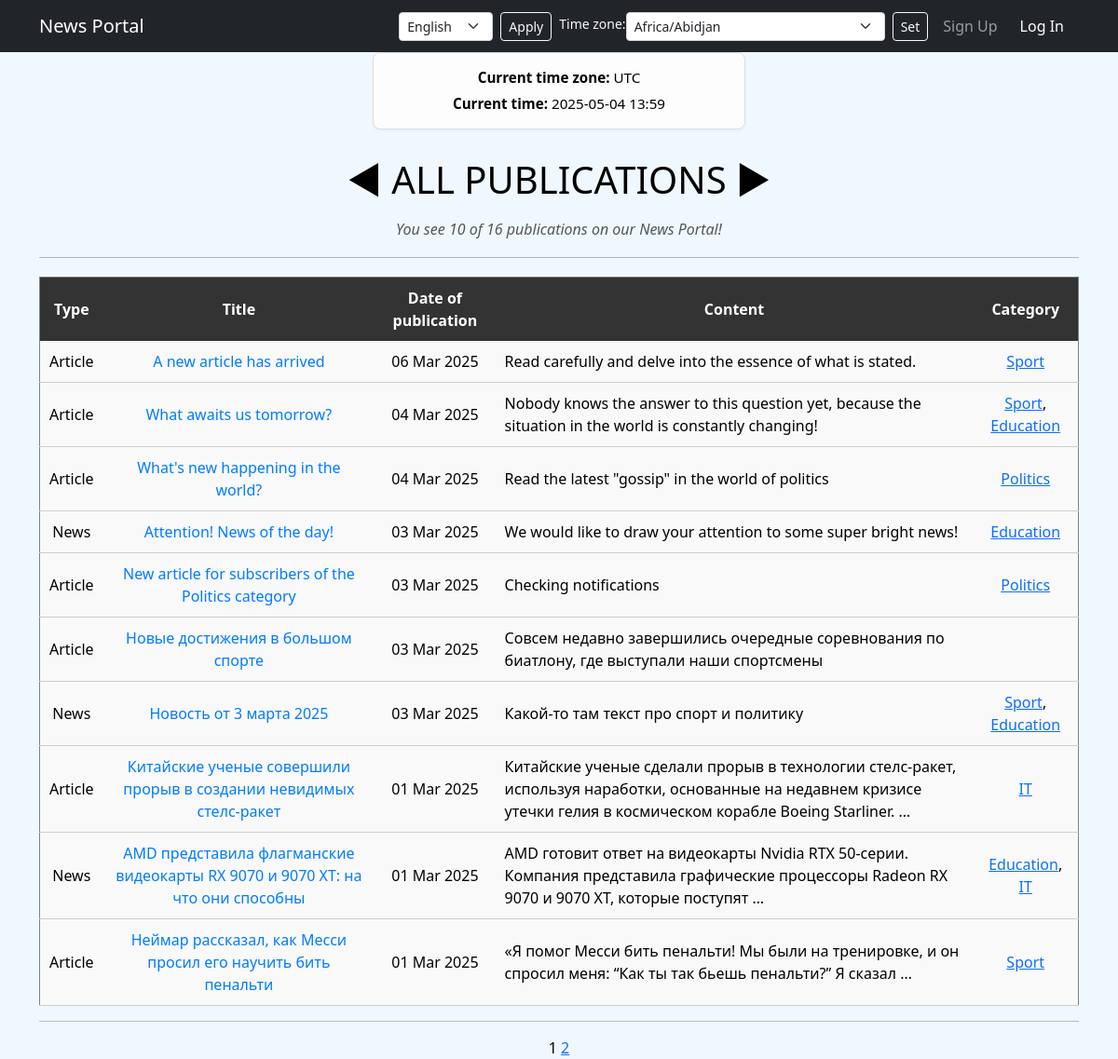
Page /news/ on the committed database.
### news/models.py (models this page shows, shortened)
class Post(models.Model):
    author = models.ForeignKey(
        Author,
        on_delete=models.CASCADE,
        help_text=_('Author of publication'),
        verbose_name=_('Author'),
    )
    ARTICLE = 'AR'
    NEWS = 'NW'
    CATEGORIES = (
        (NEWS, _('News')),
        (ARTICLE, _('Article')),
    )
    publication = models.CharField(
        max_length=2,
        choices=CATEGORIES,
        default=NEWS,
        verbose_name = _('Publication'),
    )
    date_creation = models.DateTimeField(auto_now_add=True, verbose_name=_('Date of publication'))
    post_category = models.ManyToManyField(Category, through='PostCategory')
    title = models.CharField(max_length=256, verbose_name=_('Title'))
    text = models.TextField(verbose_name=_('Text'))
    rating = models.SmallIntegerField(default=0, verbose_name=_('Rating'))
    class Meta:
        verbose_name = _('Publication')
        verbose_name_plural = _('Publications')

class Category(models.Model):
    name_category = models.CharField(
        max_length=64,
        unique=True,
        help_text=_('name category'),
        verbose_name=_('Category Name'),
    )
    subscribers = models.ManyToManyField(User, related_name='categories')
    def __str__(self):
        return f'{self.name_category}'
    class Meta:
        verbose_name = _('Category')
        verbose_name_plural = _('Categories')

### news/views.py (the view, shortened to what this page needs)
# urls.py: path('', NewsList.as_view(), name='news_list'),
class NewsList(ListView):
    model = Post
    ordering = '-date_creation'
    template_name = 'news.html'
    context_object_name = 'news'
    paginate_by = 10
    def get_context_data(self, **kwargs):
        context = super().get_context_data(**kwargs)
        timezone_name = self.request.session.get('django_timezone', 'UTC')
        user_timezone = pytz.timezone(timezone_name)  # Получаем объект часового пояса
        current_time = timezone.now().astimezone(user_timezone)  # Переводим время в выбранный часовой пояс
        time_of_day = "day" if 7 <= current_time.hour < 19 else "night"
        context['is_author'] = self.request.user.is_authenticated and self.request.user.groups.filter(name='authors').exists()
        context['current_time'] = current_time  # Добавляем время в контекст
        context['time_of_day'] = time_of_day  # Добавляем информацию о времени суток
        context['date_creation'] = datetime.utcnow()
        if self.request.user.is_authenticated and context['is_author']:
            limit = settings.DAY_LIMIT_POSTS
            prev_day = timezone.now() - timedelta(hours=24)
            posts_day_count = Post.objects.filter(
                date_creation__gte=prev_day,
                author__authorUser=self.request.user
            ).count()
            context.update({
                'limit': limit,
                'count': posts_day_count,
                'posts_limit': posts_day_count >= limit,
            })
        else:
            context.update({'limit': 0, 'count': 0, 'posts_limit': False})
        context['timezones'] = pytz.common_timezones  # Добавляем список всех часовых поясов
        return context

### news/templatetags/custom_filters.py (called while the page is built)
@register.filter()
def censor(value):
    bad_word = ['Искусство', 'Мэр', 'геймеров', 'очко']
    for word in value.split():
        for i in bad_word:
            if i.lower() in word.lower().replace(',.:;/-\\""', ''):
                value = value.replace(i, f"{i[0]}{'*' * (len(i) - 1)}")
    if not isinstance(value, str):
        raise TypeError(f'Filter applied to an unresolved type {type(value)}\nAllowed type str')
    return value

### templates/news.html (shortened to what this page needs)
{% extends 'flatpages/default.html' %}
{% load i18n %}
{% load tz %}
{% load custom_filters %}
{% block content %}
<h1 style="text-align: center; margin-bottom: 20px;">◄ {% trans "ALL PUBLICATIONS" %} ►</h1>
<h6 style="text-align: center; color: #555;"><i>{% trans "You see" %} {{ news|length }} {% trans "of" %} {{ paginator.count }} {% trans "publications on our News Portal!" %}</i></h6>
<hr style="margin: 20px 0;">
{% if news %}
    <table border="1" cellpadding="10" cellspacing="0" width="100%" style="border-collapse: collapse; text-align: center; background-color: #f9f9f9;">
        <thead style="background-color: #333; font-weight: bold; color: white;">
            <tr>
                <th>{% trans "Type" %}</th>
                <th>{% trans "Title" %}</th>
                <th>{% trans "Date of publication" %}</th>
                <th>{% trans "Content" %}</th>
                <th>{% trans "Category" %}</th>
            </tr>
        </thead>
        <tbody>
            {% for new in news %}
            <tr style="border-bottom: 1px solid #ccc; color: black;">
                <td>{{ new.get_publication_display }}</td>
                <td>
                    <a class="nav-link" href="{% url 'new_detail' new.id %}" style="text-decoration: none; color: #007bff;">{{ new.title|censor }}</a>
                </td>
                <td>{{ new.date_creation|date:'d M Y' }}</td>
                <td style="text-align: left;">{{ new.text|truncatewords:20|censor }}</td>
                <td>
                    {% for category in new.post_category.all %}
                        <a href="{% url 'category_news' category.id %}">{{ category }}</a>{% if not forloop.last %}, {% endif %}
                    {% endfor %}
                </td>
            </tr>
            {% endfor %}
        </tbody>
    </table>
{% else %}
    <h2>{% trans "No publications found!" %}</h2>
{% endif %}
<hr>
{{ page_obj.number }}
{% if page_obj.has_next %}
    <a href="?page={{ page_obj.next_page_number }}">{{ page_obj.next_page_number }}</a>
{% endif %}
{% endblock content %}

### rows in the picture
Post: publication "Article", title|censor "A new article has arrived", date_creation "06 Mar 2025", text|censor "Read carefully and delve into the essence of what is stated."
Category: name_category "Sport"
Post: publication "Article", title|censor "What awaits us tomorrow?", date_creation "04 Mar 2025", text|censor "Nobody knows the answer to this question yet, because the situation in the world is constantly changing!"
Category: name_category "Education"
Post: publication "Article", title|censor "What's new happening in the world?", date_creation "04 Mar 2025", text|censor "Read the latest \"gossip\" in the world of politics"
Category: name_category "Politics"
Post: publication "News", title|censor "Attention! News of the day!", date_creation "03 Mar 2025", text|censor "We would like to draw your attention to some super bright news!"
Post: publication "Article", title|censor "New article for subscribers of the Politics category", date_creation "03 Mar 2025", text|censor "Checking notifications"
Post: publication "Article", title|censor "Новые достижения в большом спорте", date_creation "03 Mar 2025", text|censor "Совсем недавно завершились очередные соревнования по биатлону, где выступали наши спортсмены"
Post: publication "News", title|censor "Новость от 3 марта 2025", date_creation "03 Mar 2025", text|censor "Какой-то там текст про спорт и политику"
Post: publication "Article", title|censor "Китайские ученые совершили прорыв в создании невидимых стелс-ракет", date_creation "01 Mar 2025", text|censor "Китайские ученые сделали прорыв в технологии стелс-ракет, используя наработки, основанные на недавнем кризисе утечки гелия в космическом корабле Boeing Starliner. …"
Category: name_category "IT"
Post: publication "News", title|censor "AMD представила флагманские видеокарты RX 9070 и 9070 XT: на что они способны", date_creation "01 Mar 2025", text|censor "AMD готовит ответ на видеокарты Nvidia RTX 50-серии. Компания представила графические процессоры Radeon RX 9070 и 9070 XT, которые поступят …"
Post: publication "Article", title|censor "Неймар рассказал, как Месси просил его научить бить пенальти", date_creation "01 Mar 2025", text|censor "«Я помог Месси бить пенальти! Мы были на тренировке, и он спросил меня: “Как ты так бьешь пенальти?” Я сказал …"

### other values in the picture
{{ TIME_ZONE }} "UTC"
{{ current_time|timezone:TIME_ZONE|date:"Y-m-d H:i" }} "2025-05-04 13:59"
{{ news|length }} "10"
{{ paginator.count }} "16"
{{ page_obj.number }} "1"
{{ page_obj.next_page_number }} "2"
form field language "English"
form field timezone "Africa/Abidjan"
